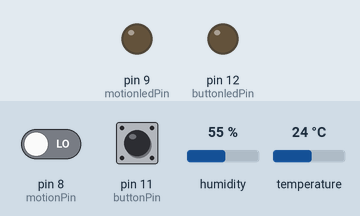
Bench run of a sketch on a simulated Arduino Uno, built with avr-gcc and run on an emulated ATmega328P. Parts: output pins drawn as LEDs (lit = HIGH). Inputs (shaded band) come from the test bench; at power-on: pin 8 (motionPin) LOW, pin 11 (buttonPin) LOW, humidity 55 %, temperature 24 °C. What the sketch prints to the serial monitor is not drawn.

Above: at 1.2 s.
1.3 s: pin 8 (motionPin) driven HIGH
At 2.0 s:
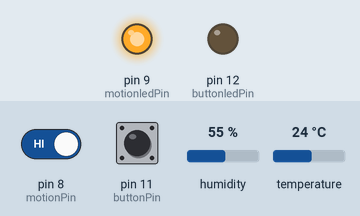
Timing chart, 0 to 4.3 s (numbered marks = the images above; inputs shaded):
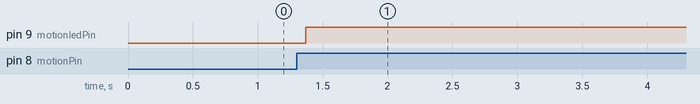

The sketch:

main.ino
```cpp
//FEATURE LIST

// TEMPERATURE SENSOR ACTIVATED
//TEMPERATURE DISPLAYED (potential)
// BUTTON ACTIVATED (done)
//REMOTE BUTTON (potential)
// MOTION SENSOR ACTIVATED (done)
// INDICATOR LIGHTS (in progress)
// WORKING FAN (in progress)
// LOGIC WHICH ALLOWS THE FAN TO BE ACTIVATED BY DIFFERENT THINGS (in progress)
// OFF BUTTON (potential)
// PHYSICAL STRUCTURE (potential)

//Library Setup

#include <DHT.h>
#include <DHT_U.h>

#include <Adafruit_Sensor.h>

//constants
const int buttonledPin = 12;
const int motionPin = 8;
const int motionledPin = 9;
const int buttonPin = 11;
const int ledpinFin = 13;
const int fanPin = 6 ;

#define DHTPIN = 7;
#define DHTTYPE = DHT11;
DHT dht(7, DHT11);

//int
int motionState = 0;
int buttonState = 0;
int temperatureRead = 0;


//funtion
void setup() {

  pinMode (buttonledPin, OUTPUT);
  pinMode (motionPin, INPUT);

  pinMode (buttonPin, INPUT);
  pinMode (motionledPin, OUTPUT);

  //Temp sensor
  Serial.begin(9600);
  Serial.println(F("DHTxx test!"));

  dht.begin();
}

void loop() {

  ////////////////////////////////////////////////////////////////////////////////MOTION SENSOR ACTIVATE////////////////////////////////////////////////////////////////////
  motionState = digitalRead (motionPin);
  if (motionState == HIGH) {
    digitalWrite (motionledPin, HIGH);
    digitalWrite (ledpinFin, HIGH);
    digitalWrite (fanPin, HIGH);
    delay (30000);
    digitalWrite (ledpinFin, LOW);
    digitalWrite (fanPin, LOW);
  }
  else if (motionState == LOW) {
    digitalWrite (motionledPin, LOW);
  }

  ////////////////////////////////////////////////////////////////////////////////////BUTTON ACTIVATE//////////////////////////////////////////////////////////////
  buttonState = digitalRead (buttonPin);
  if (buttonState == HIGH) {
    digitalWrite (buttonledPin, HIGH);
    digitalWrite (ledpinFin, HIGH);
    digitalWrite (fanPin, HIGH);
    delay (30000);
    digitalWrite (ledpinFin, LOW);
    digitalWrite (fanPin, LOW);
  }
  else if (buttonState == LOW) {
    digitalWrite (buttonledPin, LOW);
  }


  ///////////////////////////////////////////////////////////////////////TEMP SENSOR////////////////////////////////////////////////////////////////////////
  float h = dht.readHumidity();
  float f = dht.readTemperature(true);

  if (isnan(h) && isnan(f)) {
    Serial.println(F("Failed to read from DHT sensor!"));
    return;

  }

  float hif = dht.computeHeatIndex(f, h);

  Serial.print(F(" Humidity: "));
  Serial.print(h);
  Serial.print(F("%  Temperature: "));
  Serial.print(f);
  Serial.print(F("°F  Heat index: "));
  Serial.print(F("°C "));
  Serial.print(hif);
  Serial.println(F("°F"));

}
```

Measured:
- after the input at 1.3 s, pin 9 (motionledPin): LOW → HIGH after 0.07 s
